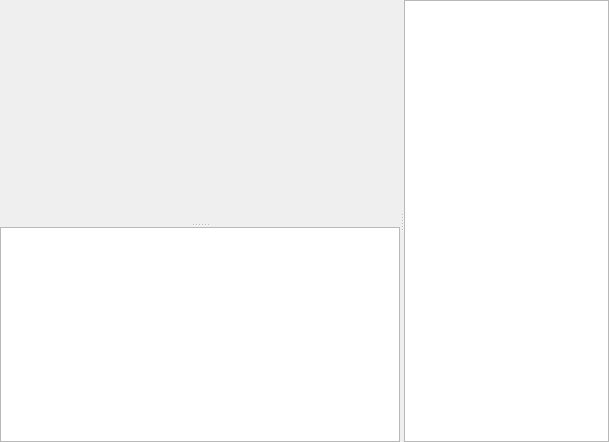
<?xml version="1.0" encoding="UTF-8"?>
<ui version="4.0">
 <class>gfxPage</class>
 <widget class="QWidget" name="gfxPage">
  <property name="geometry">
   <rect>
    <x>0</x>
    <y>0</y>
    <width>609</width>
    <height>442</height>
   </rect>
  </property>
  <property name="windowTitle">
   <string>Form</string>
  </property>
  <layout class="QVBoxLayout" name="verticalLayout">
   <property name="leftMargin">
    <number>0</number>
   </property>
   <property name="topMargin">
    <number>0</number>
   </property>
   <property name="rightMargin">
    <number>0</number>
   </property>
   <property name="bottomMargin">
    <number>0</number>
   </property>
   <item>
    <widget class="QSplitter" name="splitter_2">
     <property name="orientation">
      <enum>Qt::Horizontal</enum>
     </property>
     <widget class="QSplitter" name="splitter">
      <property name="orientation">
       <enum>Qt::Vertical</enum>
      </property>
      <widget class="QWidget" name="gfxWidget" native="true">
       <property name="minimumSize">
        <size>
         <width>400</width>
         <height>200</height>
        </size>
       </property>
      </widget>
      <widget class="QTextEdit" name="textEdit"/>
     </widget>
     <widget class="QTextEdit" name="textEdit_2"/>
    </widget>
   </item>
  </layout>
 </widget>
 <resources/>
 <connections/>
</ui>
